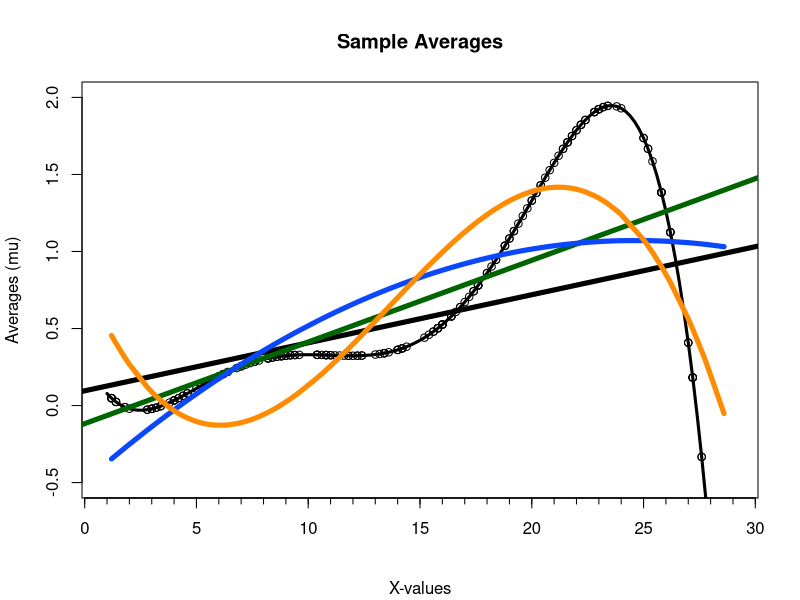

Recreate this plot in R.
#x-value range increments with 0.2
x <- seq(1,29,0.2)

#the actual function
real <- function(x){
  y <- ((-(1*10^-5))*x^5 + 0.0006*x^4 - 0.0125*x^3 + 0.11*x^2 - 0.35*x +0.33)
  y <- y
}

y = real(x)

plot(x,y, axes=T, ylim=c(-0.5,2), typ ='l', ann=F, lwd=3)
par(tcl= -0.3, bg= "aliceblue")
axis(1, at=seq(0,30, by=1),labels=F,lwd=1,lwd.ticks=1)

title(main="Sample Averages", sub="X-values", ylab="Averages (mu)")

#real function
real.function = lm(y~x)
abline(real.function, col="black", lwd=5)

xAll = vector()
yAll = vector()

oneSample <- function(x,n){
  for (i in 1:n){
    xSample <- sample(x, 20, replace=TRUE, prob = NULL)    
    
    #order samples (otherwise messy lines)
    xSample <- sort(xSample, decreasing=FALSE)
    ySample <- real(xSample)
    
    #points(xSample,ySample) is a test if the points are actually on the line
    points(xSample,ySample)
    linear.model = lm(ySample~xSample)
    #abline(linear.model, col="red", lwd=1)
    
    fit2 <- lm(ySample~xSample + I(xSample^2))
    #show the individual lines of the second order regression lines
    #points(xSample, predict(fit2), type="l", col="#FF0A85", lwd=1)
    
    fit3 <- lm(ySample~xSample + I(xSample^2) + I(xSample^3))
    #show the individual lines of the third order regression lines
    #points(xSample,predict(fit3), type="l", col="#66FF33", lwd=1)
    
    #Defines all the x-values from the samples and sorts them for smooth lines
    xAll = c(xAll, xSample)
    xAll = sort(xAll)
    yAll = real(xAll)
  }
  #Linear regression lines
  avgReg = lm(yAll~xAll)
  if (n==10) {abline(avgReg, col="darkgreen", lwd=5)}
  if (n ==100) {abline(avgReg, col="darkgreen", lwd=5)}
  if (n == 1000) {abline(avgReg, col="darkgreen", lwd=5)}
  #quadratic regression lines
  xAll2 = xAll^2
  avgReg2 = lm(yAll~xAll + I(xAll2))
  if (n==10) {lines(xAll, predict(avgReg2), col="#0A47FF", lwd=5)}
  if (n ==100) {lines(xAll, predict(avgReg2), col="#0A47FF", lwd=5)}
  if (n == 1000) {lines(xAll, predict(avgReg2), col="#0A47FF", lwd=5)}
  #cubic regression lines
  xAll2 = xAll^2
  xAll3 = xAll^3
  avgReg3 = lm(yAll~xAll + I(xAll2) + I(xAll3))
  if (n==10) {lines(xAll, predict(avgReg3), col="darkorange", lwd=5)}
  if (n ==100) {lines(xAll, predict(avgReg3), col="darkorange", lwd=5)}
  if (n == 1000) {lines(xAll, predict(avgReg3), col="darkorange", lwd=5)}
}

#run the function
tenSamples = oneSample(x,10)
#hundredSamples = oneSample(x,100)
#thousandSamples = oneSample(x,1000)
